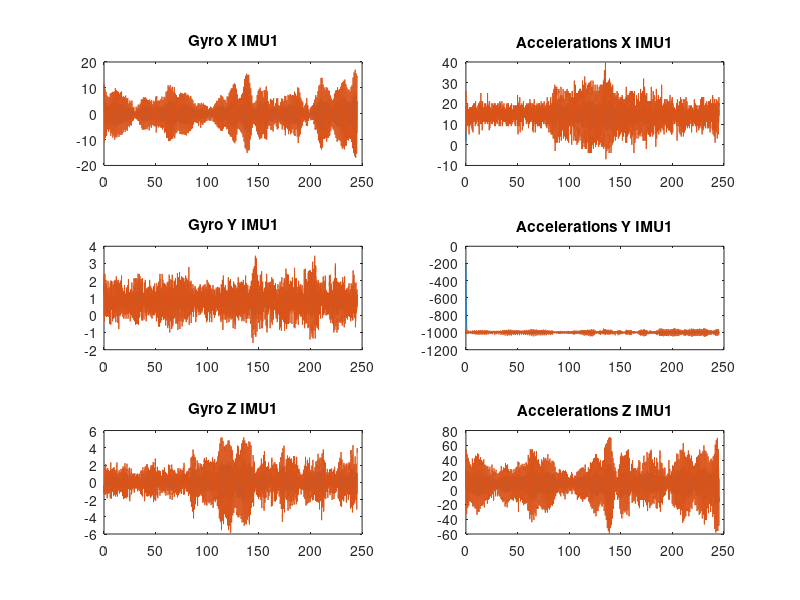
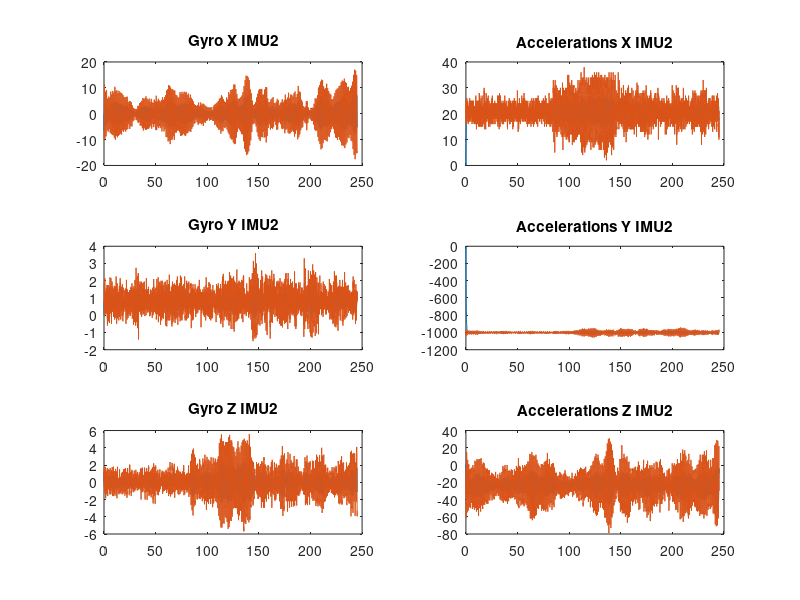
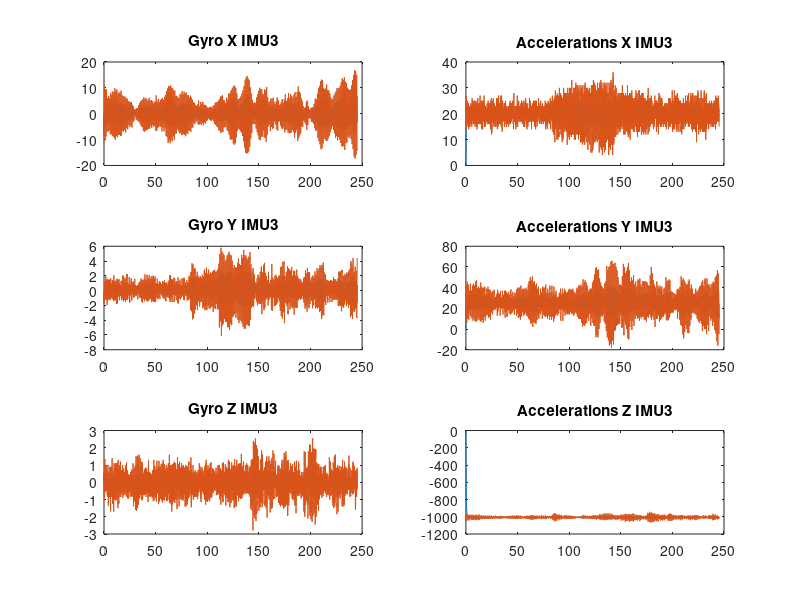
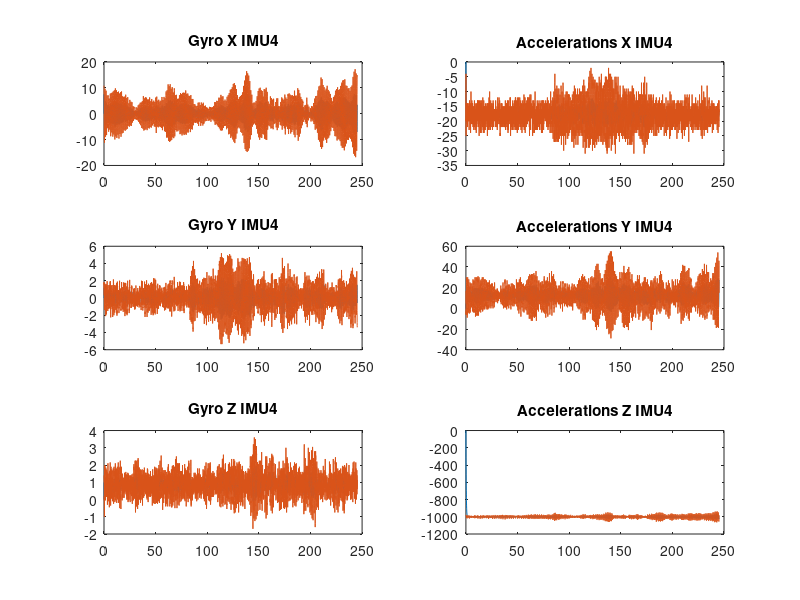

Write the MATLAB code that produced these figures, in order. (Note: this script raises an error after producing the figures.)
%Plotting raw data vs. filtered
temp = load('IMU1.mat');
imu1 = temp.ans;
temp = load('IMU1_raw.mat');
imu1_raw = temp.ans;
temp = load('IMU2.mat');
imu2 = temp.ans;
temp = load('IMU2_raw.mat');
imu2_raw = temp.ans;
temp = load('IMU3.mat');
imu3 = temp.ans;
temp = load('IMU3_raw.mat');
imu3_raw = temp.ans;
temp = load('IMU4.mat');
imu4 = temp.ans;
temp = load('IMU4_raw.mat');
imu4_raw = temp.ans;
fignum = 1;

for i = 1:4
    figure(fignum)
    name = sprintf('imu%i',i);
    raw = sprintf('imu%i_raw',i);
    eval(sprintf('subplot(3,2,1); plot(%s(1,:),%s(2,:),%s(1,:),%s(2,:));title(''Gyro X IMU%i'');', name, name, name, raw, i));
    eval(sprintf('subplot(3,2,3); plot(%s(1,:),%s(3,:),%s(1,:),%s(3,:));title(''Gyro Y IMU%i'');', name, name, name, raw, i));
    eval(sprintf('subplot(3,2,5); plot(%s(1,:),%s(4,:),%s(1,:),%s(4,:));title(''Gyro Z IMU%i'');', name, name, name, raw, i));
    eval(sprintf('subplot(3,2,2); plot(%s(1,:),%s(5,:),%s(1,:),%s(5,:));title(''Accelerations X IMU%i'');', name, name, name, raw, i));
    eval(sprintf('subplot(3,2,4); plot(%s(1,:),%s(6,:),%s(1,:),%s(6,:));title(''Accelerations Y IMU%i'');', name, name, name, raw, i));
    eval(sprintf('subplot(3,2,6); plot(%s(1,:),%s(7,:),%s(1,:),%s(7,:));title(''Accelerations Z IMU%i'');', name, name, name, raw, i));
    fignum = fignum+1;
end

%Rotating according to initial orientation of IMU
load('rotation_matrix.mat');
imu1_raw(2:7,:) = Rot.imu1*imu1_raw(2:7,:);
imu2_raw(2:7,:) = Rot.imu2*imu2_raw(2:7,:);
imu3_raw(2:7,:) = Rot.imu3*imu3_raw(2:7,:);
imu4_raw(2:7,:) = Rot.imu4*imu4_raw(2:7,:);

%Filtering with "Moving Average",
filtered1 = [];
filtered2 = [];
filtered3 = [];
filtered5 = [];
a = 1;
b = [1/3 1/3 1/3];
for i = 1:4
    raw = sprintf('imu%i_raw',i);
    filt = sprintf('filtered%i',i);
    eval(sprintf('%s(1,:) = filter(b,a,%s(2,:));', filt, raw));
    eval(sprintf('%s(2,:) = filter(b,a,%s(3,:));', filt, raw));
    eval(sprintf('%s(3,:) = filter(b,a,%s(4,:));', filt, raw));
    eval(sprintf('%s(4,:) = filter(b,a,%s(5,:));', filt, raw));
    eval(sprintf('%s(5,:) = filter(b,a,%s(6,:));', filt, raw));
    eval(sprintf('%s(6,:) = filter(b,a,%s(7,:));', filt, raw));
end


for i = 1:4
    figure(fignum)
    name = sprintf('imu%i',i);
    raw = sprintf('imu%i_raw',i);
    filt = sprintf('filtered%i',i);
    eval(sprintf('subplot(3,2,1); plot(%s(1,:),%s(2,:),%s(1,:),%s(1,:));title(''Gyro X IMU%i'');', name, raw, name, filt, i));
    eval(sprintf('subplot(3,2,3); plot(%s(1,:),%s(3,:),%s(1,:),%s(2,:));title(''Gyro Y IMU%i'');', name, raw, name, filt, i));
    eval(sprintf('subplot(3,2,5); plot(%s(1,:),%s(4,:),%s(1,:),%s(3,:));title(''Gyro Z IMU%i'');', name, raw, name, filt, i));
    eval(sprintf('subplot(3,2,2); plot(%s(1,:),%s(5,:),%s(1,:),%s(4,:));title(''Accelerations X IMU%i'');', name, raw, name, filt, i));
    eval(sprintf('subplot(3,2,4); plot(%s(1,:),%s(6,:),%s(1,:),%s(5,:));title(''Accelerations Y IMU%i'');', name, raw, name, filt, i));
    eval(sprintf('subplot(3,2,6); plot(%s(1,:),%s(7,:),%s(1,:),%s(6,:));title(''Accelerations Z IMU%i'');', name, raw, name, filt, i));
    fignum = fignum+1;
end
figure(fignum)
plot(imu1_raw(1,:),filtered1(6,:),imu1_raw(1,:),filtered4(6,:));
figure(fignum+1)
plot(imu1_raw(1,:),filtered2(6,:),imu1_raw(1,:),filtered3(6,:));


for i = 1:t
    p = patch(isosurface(f(:,:,:,i), 42)); % Where 42 is the isovalue
    isonormals(f(:,:,:,i), p)
    set(p, 'FaceColor', 'red', 'EdgeColor', 'none');
    daspect([1,1,1])
    view(3); axis tight
    camlight; lighting gouraud
    pause(0.1)
end